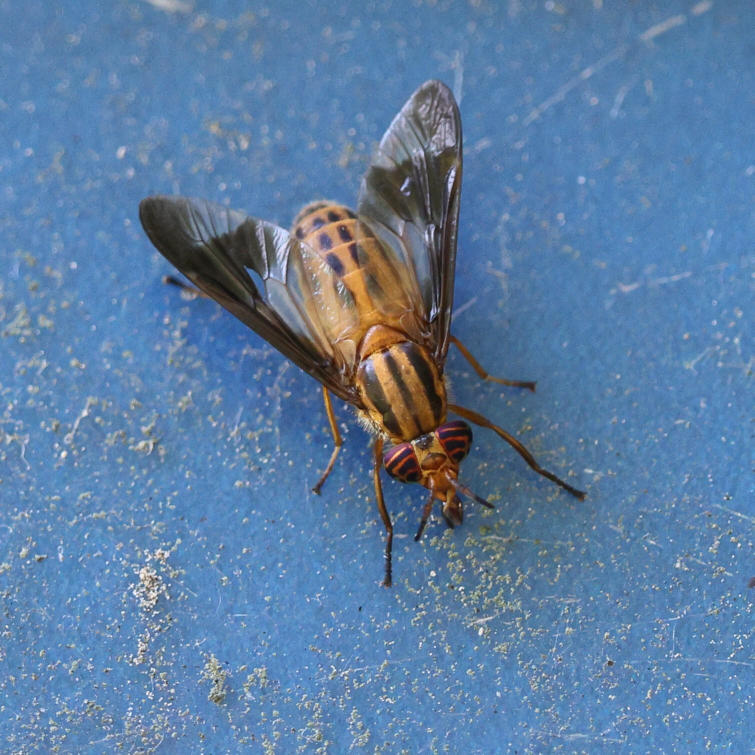
#> input picture verifying_zero_shot/GD_biting_flies_images/BUGLITEAIchrysops_spp_image_173.jpg, 1509 x 1509 px (shown at 1/2 size); its folder holds only this picture in this run
$ python label_visualizer.py
#> lines starting #> are read from the running program, lines starting #| are printed output that depends on the picture
import cv2
import os
import glob
import numpy as np

# --- CONFIGURATION ---
# Update these to point to your Grounding DINO output folders
IMAGES_DIR = r"GD_biting_flies_images"
LABELS_DIR = r"GD_biting_flies_labels"

# Filter classes? (Leave empty to show all)
# If you only want to see class 0 ('insect'), set VALID_CLASSES = [0]
VALID_CLASSES = []

# Visualization Settings
MAX_DISPLAY_WIDTH = 1600  # Max width of the window in pixels
MAX_DISPLAY_HEIGHT = 900  # Max height of the window in pixels

def load_yolo_labels(label_path):
    boxes = []
    if not os.path.exists(label_path):
        return boxes

    with open(label_path, 'r') as f:
        lines = f.readlines()
        for line in lines:
            parts = list(map(float, line.strip().split()))
            if len(parts) >= 5:
                # YOLO format: class x_center y_center w h
                cls = int(parts[0])
                x, y, w, h = parts[1:5]
                boxes.append([cls, x, y, w, h])
    return boxes

def draw_boxes(img, boxes, color=(0, 255, 0), thickness=2):
    h_img, w_img, _ = img.shape
    for box in boxes:
        cls, x, y, w, h = box

        if VALID_CLASSES and cls not in VALID_CLASSES:
            continue

        # Convert normalized to pixel coords
        x1 = int((x - w/2) * w_img)
        y1 = int((y - h/2) * h_img)
        x2 = int((x + w/2) * w_img)
        y2 = int((y + h/2) * h_img)

        cv2.rectangle(img, (x1, y1), (x2, y2), color, thickness)
        cv2.putText(img, f"ID:{cls}", (x1, y1-5), cv2.FONT_HERSHEY_SIMPLEX, 0.5, color, 1)
    return img

def nms(boxes, iou_threshold=0.5):
    """ Simple Non-Maximum Suppression to merge overlapping boxes """
    if not boxes: return []

    # Convert to x1, y1, x2, y2 format for NMS calculation
    # We ignore the class ID for merging since they are synonyms (spider vs insect)
    # Storing as [x1, y1, x2, y2, original_index]
    box_list_coords = []
    for i, b in enumerate(boxes):
        cls, x, y, w, h = b
        x1 = x - w/2
        y1 = y - h/2
        x2 = x + w/2
        y2 = y + h/2
        box_list_coords.append([x1, y1, x2, y2, i])

    box_list_coords = sorted(box_list_coords, key=lambda x: x[0]) # Sort doesn't matter much for simple NMS

    keep_indices = []

    while box_list_coords:
        current = box_list_coords.pop(0)
        keep_indices.append(current[4])

        # Compare current against rest
        remaining = []
        for candidate in box_list_coords:
            # Calculate IoU
            xx1 = max(current[0], candidate[0])
            yy1 = max(current[1], candidate[1])
            xx2 = min(current[2], candidate[2])
            yy2 = min(current[3], candidate[3])

            w = max(0, xx2 - xx1)
            h = max(0, yy2 - yy1)

            inter = w * h
            area1 = (current[2]-current[0]) * (current[3]-current[1])
            area2 = (candidate[2]-candidate[0]) * (candidate[3]-candidate[1])
            iou = inter / (area1 + area2 - inter)

            # If IoU is low (not overlapping), keep it
            if iou < iou_threshold:
                remaining.append(candidate)

        box_list_coords = remaining

    return [boxes[i] for i in keep_indices]

def main():
    image_files = glob.glob(os.path.join(IMAGES_DIR, "*.jpg"))
    if not image_files:
        print("No images found! Check path.")
        return

    print(f"Found {len(image_files)} images.")
    print("Controls: [D] Next Image, [A] Previous Image, [Q] Quit")

    idx = 0
    while True:
        img_path = image_files[idx]
        basename = os.path.basename(img_path)
        txt_name = basename.replace(".jpg", ".txt")
        label_path = os.path.join(LABELS_DIR, txt_name)

        # Load Image
        img = cv2.imread(img_path)
#> img is the input picture: shape (1509, 1509, 3); mean B, G, R 162.2, 125.6, 92.7
        if img is None:
            print(f"Could not load {basename}")
            idx += 1
            continue

        # Load Raw Boxes
        raw_boxes = load_yolo_labels(label_path)

        # Create Merged Boxes (NMS)
        clean_boxes = nms(raw_boxes, iou_threshold=0.7)

        # Draw Side-by-Side Comparison
        # Left: Raw (All 6 classes) | Right: Cleaned (merged)
        img_raw = img.copy()
        img_clean = img.copy()

        img_raw = draw_boxes(img_raw, raw_boxes, color=(0, 0, 255)) # Red
        img_clean = draw_boxes(img_clean, clean_boxes, color=(0, 255, 0)) # Green

        # Combine
        combined = np.hstack((img_raw, img_clean))
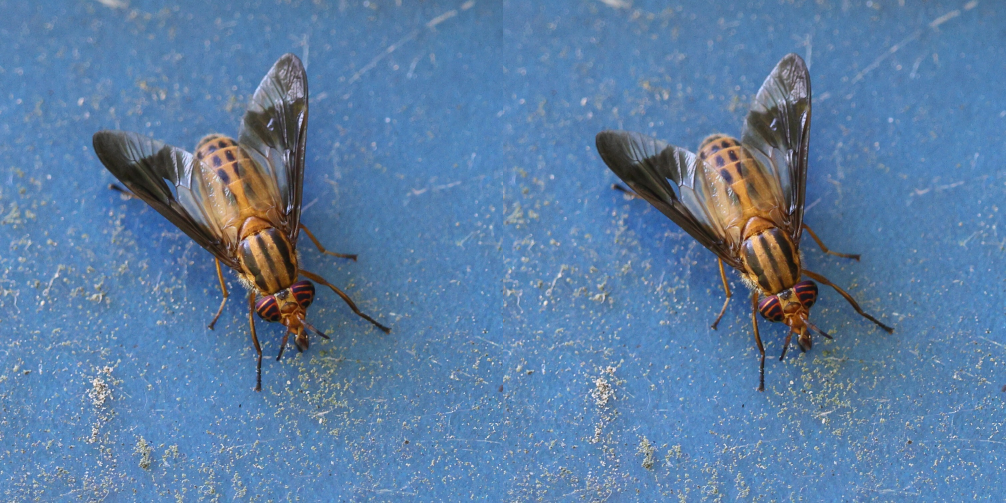
#> combined: shape (1509, 3018, 3) (shown at 1/3 size); mean B, G, R 162.2, 125.6, 92.7

        # Add Text Labels
        # Scale font size based on image resolution so it's readable
        font_scale = max(0.5, img.shape[1] / 1000)
#> font_scale = 1.51
        thickness = max(1, int(img.shape[1] / 500))
#> thickness = 3

        cv2.putText(combined, f"Raw: {len(raw_boxes)} boxes", (20, 50), cv2.FONT_HERSHEY_SIMPLEX, font_scale, (0,0,255), thickness)
        cv2.putText(combined, f"Cleaned (NMS): {len(clean_boxes)} boxes", (img.shape[1] + 20, 50), cv2.FONT_HERSHEY_SIMPLEX, font_scale, (0,255,0), thickness)
        cv2.putText(combined, f"{idx+1}/{len(image_files)}: {basename}", (20, img.shape[0]-20), cv2.FONT_HERSHEY_SIMPLEX, font_scale*0.7, (255,255,255), thickness)

        # --- RESIZE FOR DISPLAY ---
        h, w = combined.shape[:2]
#> h = 1509; w = 3018
        scale = 1.0

        # Check restrictions
        if w > MAX_DISPLAY_WIDTH:
            scale = min(scale, MAX_DISPLAY_WIDTH / w)
#> scale = 0.53
        if h > MAX_DISPLAY_HEIGHT:
            scale = min(scale, MAX_DISPLAY_HEIGHT / h)

        if scale < 1.0:
            new_dim = (int(w * scale), int(h * scale))
#> new_dim = (1600, 800)
            combined_display = cv2.resize(combined, new_dim)
        else:
            combined_display = combined

        # Show
        cv2.imshow("Grounding DINO Inspector", combined_display)

        key = cv2.waitKey(0) & 0xFF
#> (key q is pressed here)

        if key == ord('d'): # Next
            idx = (idx + 1) % len(image_files)
        elif key == ord('a'): # Prev
            idx = (idx - 1) % len(image_files)
        elif key == ord('q'): # Quit
            break

    cv2.destroyAllWindows()

if __name__ == "__main__":
    main()

$ run again, on verifying_zero_shot/GD_biting_flies_images/BUGLITEAIchrysops_spp_image_370.jpg
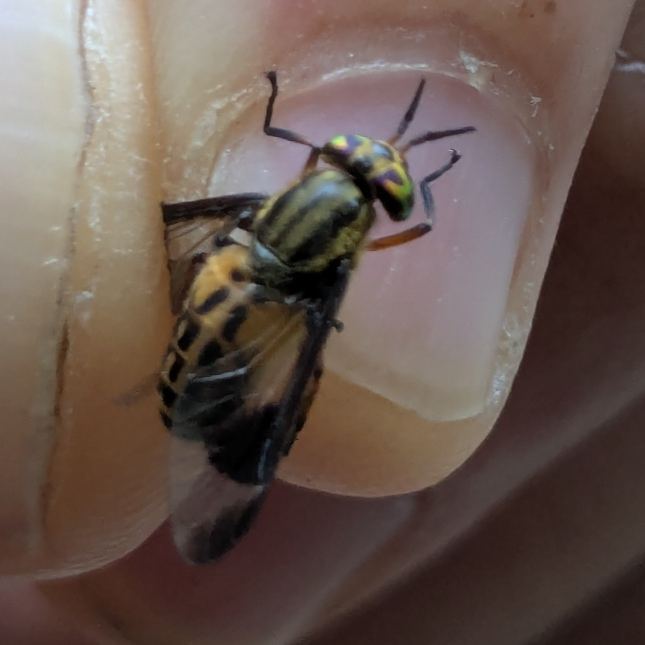
#> input picture verifying_zero_shot/GD_biting_flies_images/BUGLITEAIchrysops_spp_image_370.jpg, 1289 x 1290 px (shown at 1/2 size)
#> in main, img is the input picture: shape (1290, 1289, 3); mean B, G, R 78.5, 86.5, 102.8
#> in main, `combined = np.hstack((img_raw, img_clean))`:
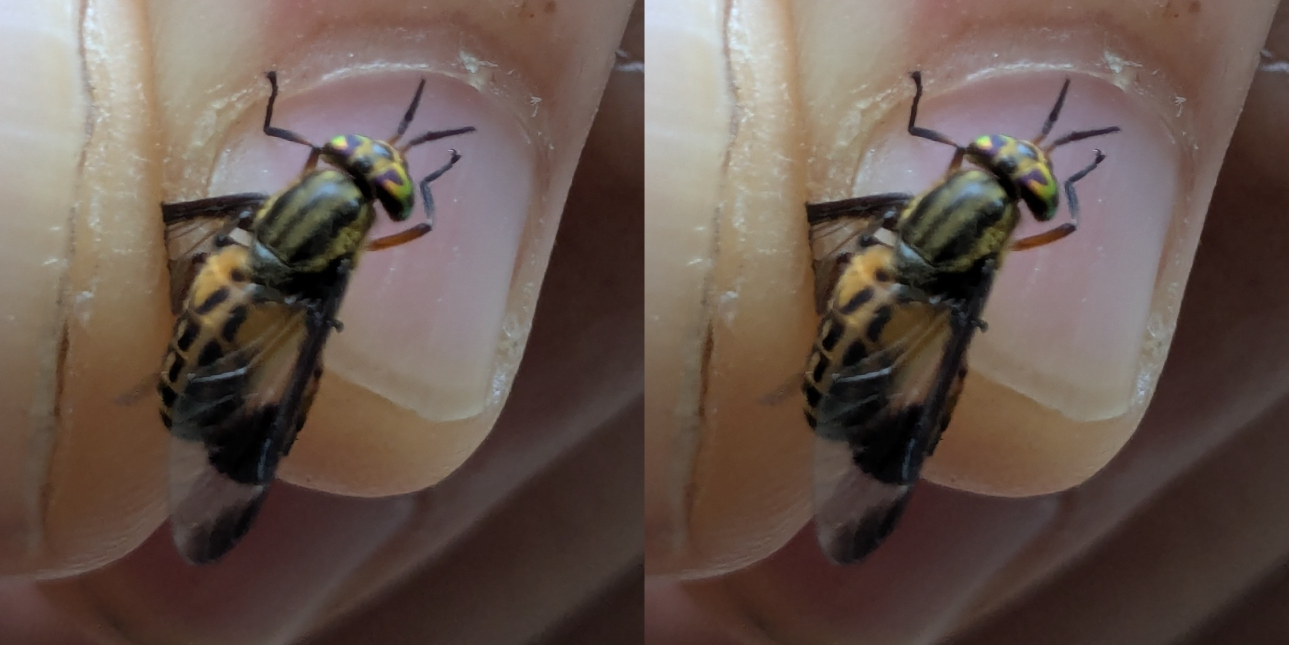
#> combined: shape (1290, 2578, 3) (shown at 1/2 size); mean B, G, R 78.5, 86.5, 102.8
#> in main, `cv2.putText(combined, f"{idx+1}/{len(image_files)}: {basename}", (20, ..`:
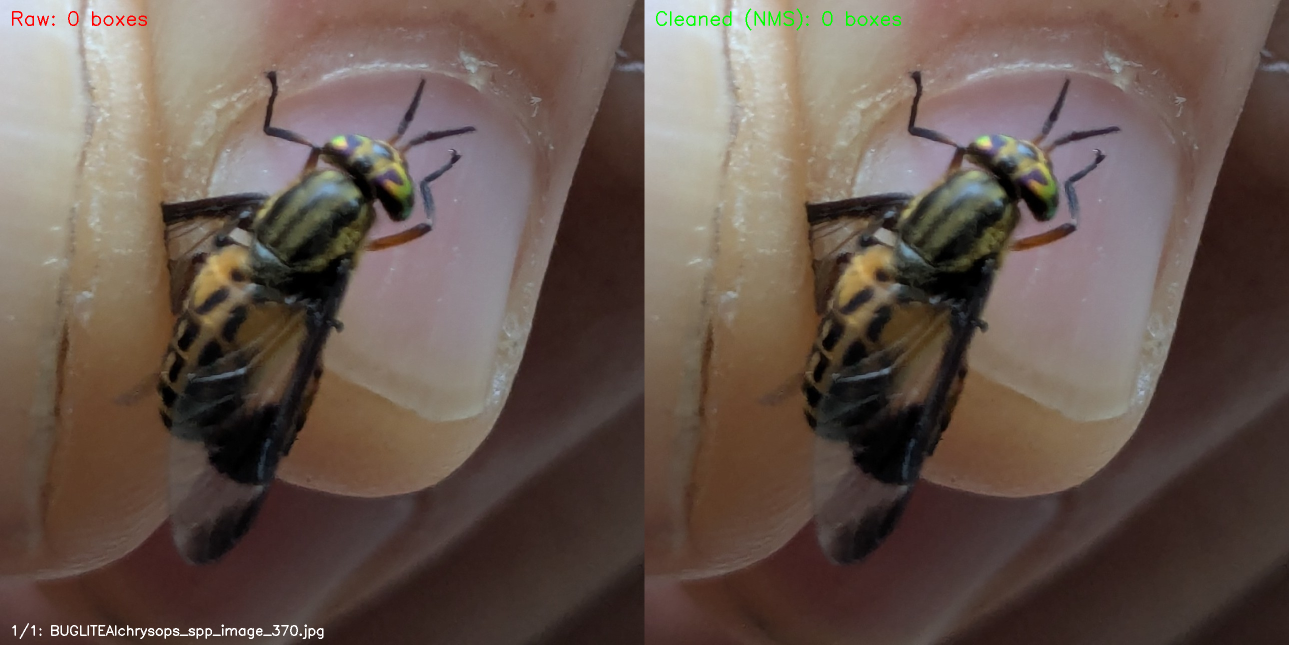
#> combined: shape (1290, 2578, 3) (shown at 1/2 size); mean B, G, R 78.5, 86.7, 102.9
